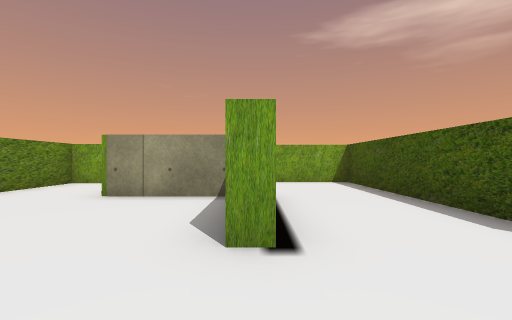
[1] (above)

24 first-person views from a walk through a scene from a Unity 3-D project. The camera is 0.33 m above the floor, looks level and sees 85° across. The floor is counted in squares, 0.5 m on a side. Each view is taken from the middle of a square. On the plan, view 1 faces up. The plan holds only what a view shows up to about 9 squares ahead; the rest is blank. The player is left out. Some surface patterns are stand-ins.

[2]
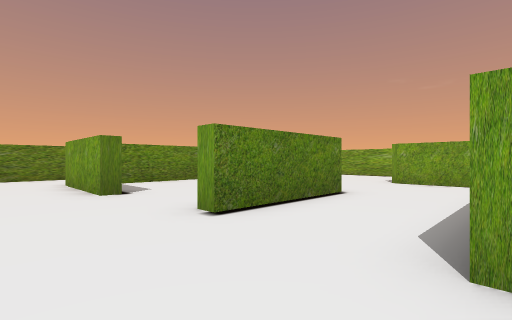

[3]
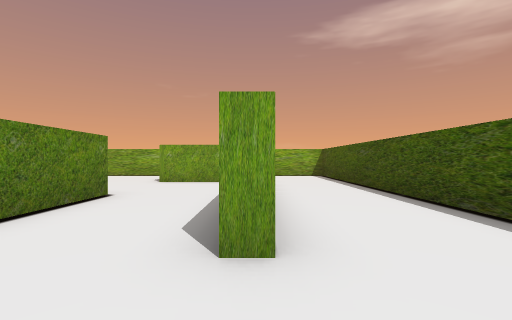

[4]
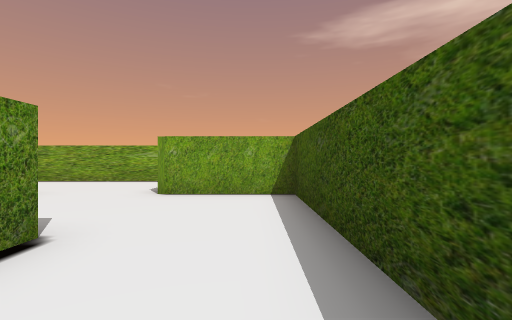

[5]
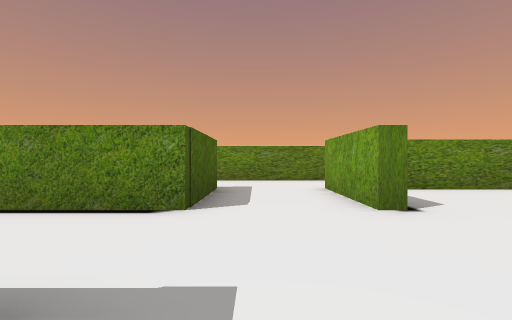

[6]
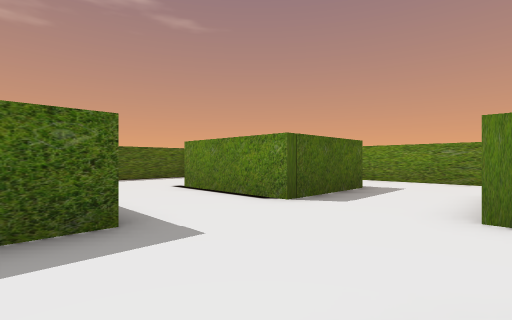

[7]
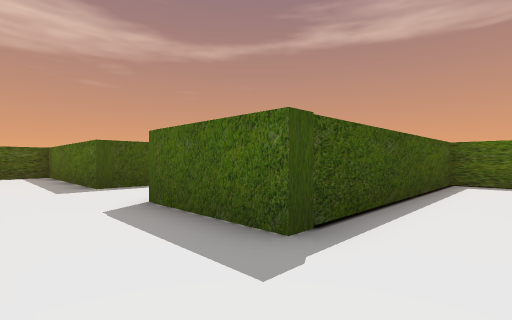

[8]
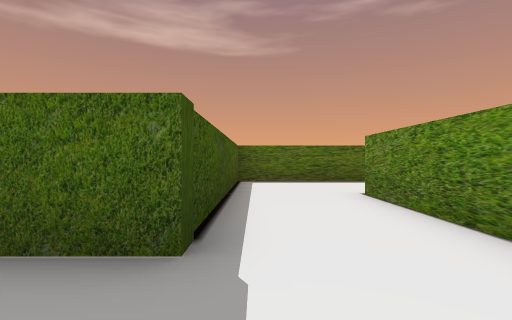

[9]
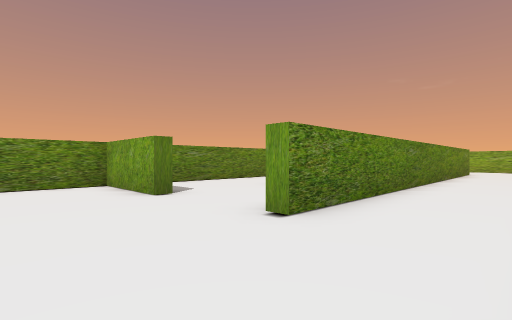

[10]
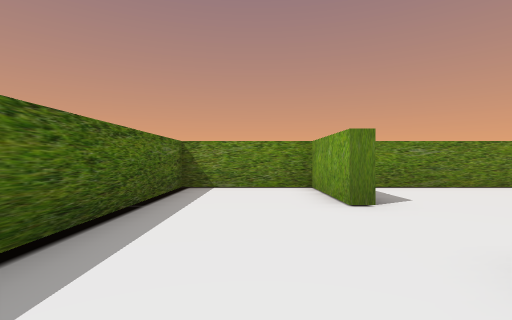

[11]
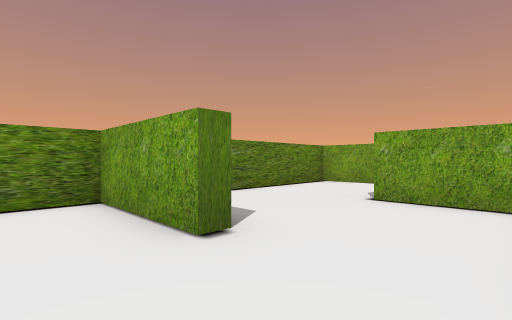

[12]
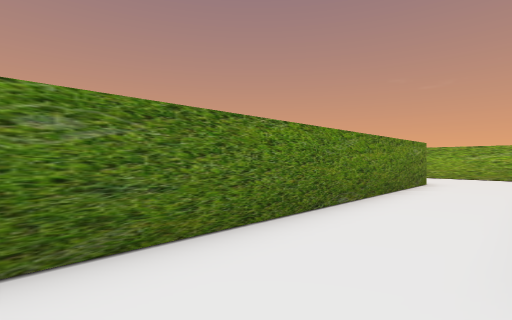

[13]
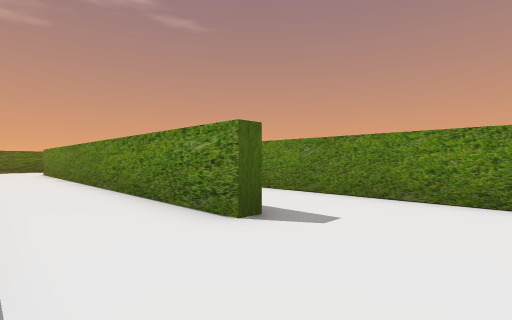

[14]
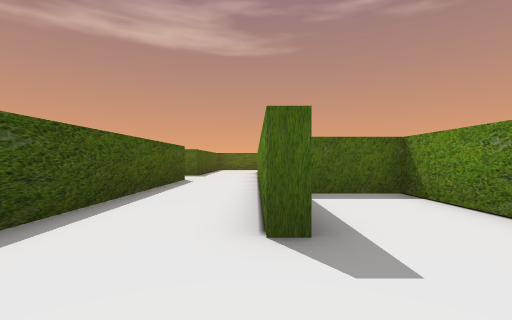

[15]
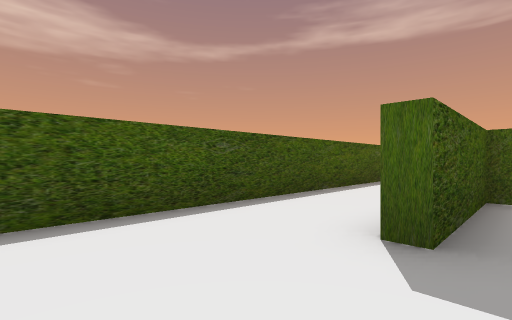

[16]
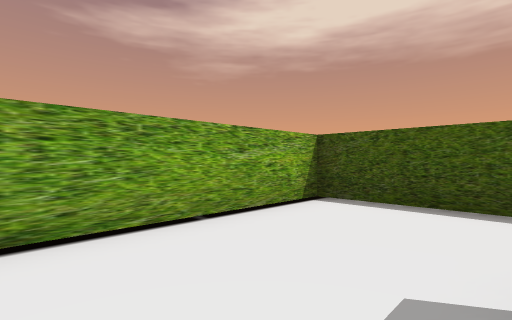

[17]
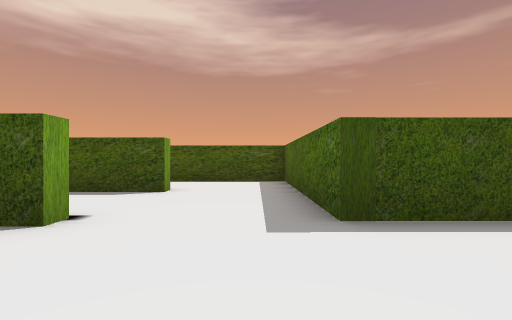

[18]
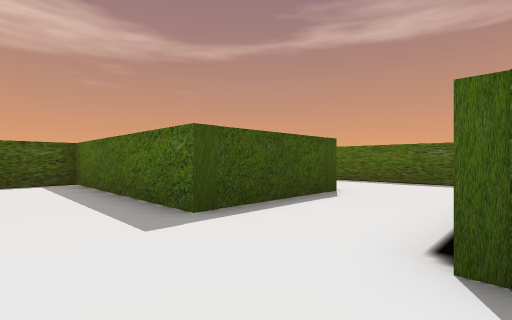

[19]
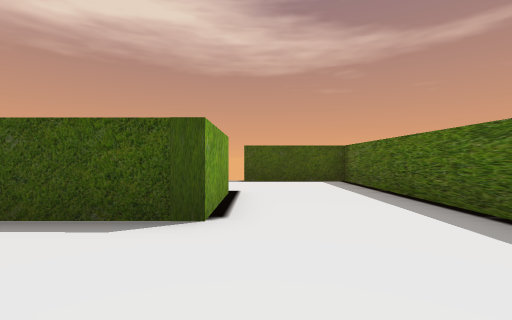

[20]
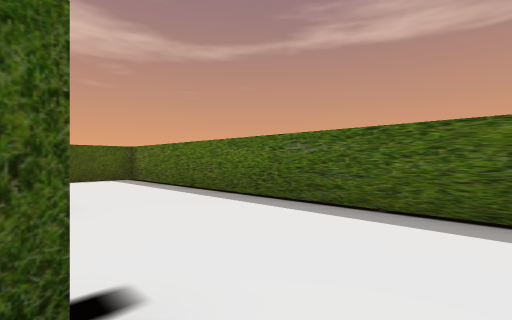

[21]
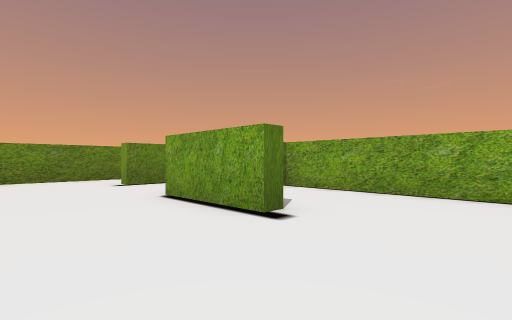

[22]
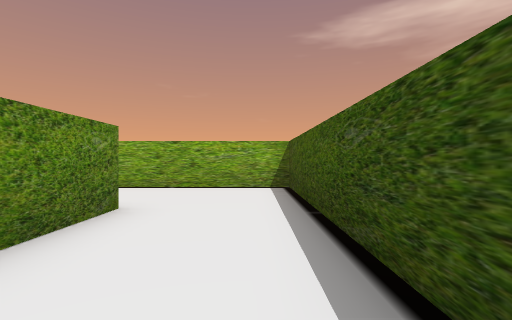

[23]
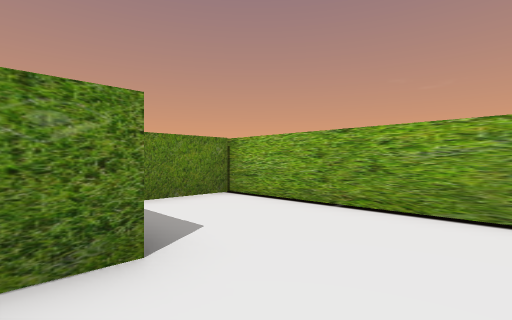

[24]
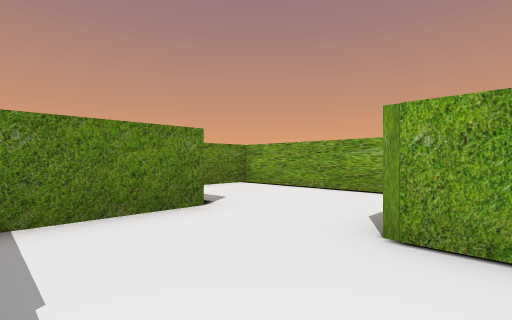

### Floor plan
Points are (right, up) in squares from view 1. A wall is a line through its corners. A room is listed if a view was taken in it or the views show most of it. See-through windows are left out.
Room 1 (views 1, 4, 5, 6, 7, 8, 9, 10, 11, 12, 13, 14, 15, 16, 17, 18, 24)
walls: (-5.6, 2) (-5.6, 11.8) (-9.9, 11.8); (-2.7, 2) (-2.7, 1.6) (-5.6, 1.6); (-0.5, 5) (-2.9, 5); (-2.4, 8.4) (-2.4, 6.1); (0.2, 5.4) (0.2, 2.1) (-0.2, 2.1) (-0.2, 2.6); (-10.9, -4.1) (-10.9, -4.6) (-13.8, -4.6) (-13.8, -7.8) (-5.4, -7.8) (-5.4, -0.9) (-2.7, -0.9) (-2.7, -4.2); (2.8, 1.9) (2.8, 8.4) (0, 8.4); (-10.9, 10.9) (-10.9, 5.5) (-8.5, 5.5) (-8.5, 8.6) (-8.1, 8.6) (-8.1, -4.4) (-8.5, -4.4); (0, -4.4) (0, -0.9) (2.4, -0.9); (-1, 11.8) (-5.2, 11.8) (-5.2, 10.2)
ways out: opening at (3, 0.5) to room 2; opening at (-1.5, -4.5) to room 3; opening at (-9.5, -4) to room 4; opening at (-3, 3.5) to room 5
Room 2 (views 2, 3, 22, 23)
walls: (3.1, 8.9) (3.1, 7); (3.2, 1.9) (2.8, 1.9); (2.4, -0.9) (5.8, -0.9) (5.8, 11.8) (0.5, 11.8) (0.5, 9.9)
ways out: opening at (3, 0.5) to room 1
Room 3 (views 19, 20, 21)
walls: (2.6, -4) (2.6, -4.4) (0, -4.4); (4.8, -1.3) (0.4, -1.3); (-3.9, -7.8) (5.8, -7.8) (5.8, -4.6); (-5, -4.2) (-5, -6.6)
ways out: opening at (-1.5, -4.5) to room 1
Room 4 (no view inside)
walls: (-9.1, -1.3) (-11, -1.3); (-12.1, 1.9) (-13.8, 1.9) (-13.8, -3.1)
ways out: opening at (-9.5, -4) to room 1
Room 5 (no view inside)
walls: (-4.4, 8) (-5.2, 8) (-5.2, 2.9)
ways out: opening at (-3, 3.5) to room 1

Where each view was taken, in squares from view 1:
view 1: 0 up, 0 right, facing up
view 2: 0 up, 3 right, facing up-left
view 3: 0 up, 3 right, facing up
view 4: 3 up, 2 right, facing up
view 5: 0 up, 1 right, facing left
view 6: 2 up, 1 right, facing down-left
view 7: 1 up, 7 left, facing down-right
view 8: 1 up, 6 left, facing down
view 9: 7 down, 6 left, facing up-left
view 10: 6 down, 7 left, facing left
view 11: 6 down, 9 left, facing up-left
view 12: 0 up, 6 left, facing up-left
view 13: 11 up, 6 left, facing down-left
view 14: 11 up, 8 left, facing down
view 15: 11 up, 9 left, facing down-right
view 16: 9 up, 10 left, facing up-right
view 17: 0 up, 3 left, facing right
view 18: 1 up, 3 left, facing down-right
view 19: 5 down, 3 left, facing right
view 20: 4 down, 4 left, facing down-right
view 21: 7 down, 5 right, facing up-left
view 22: 5 up, 5 right, facing up
view 23: 8 up, 5 right, facing up-left
view 24: 6 up, 1 right, facing up-left
